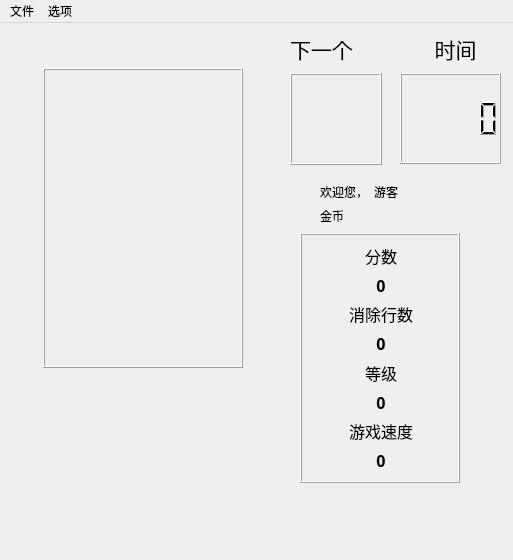
<?xml version="1.0" encoding="UTF-8"?>
<ui version="4.0">
 <class>MainWindow</class>
 <widget class="QMainWindow" name="MainWindow">
  <property name="geometry">
   <rect>
    <x>0</x>
    <y>0</y>
    <width>513</width>
    <height>560</height>
   </rect>
  </property>
  <property name="windowTitle">
   <string>MainWindow</string>
  </property>
  <widget class="QWidget" name="centralwidget">
   <widget class="QFrame" name="glass">
    <property name="geometry">
     <rect>
      <x>43</x>
      <y>45</y>
      <width>200</width>
      <height>300</height>
     </rect>
    </property>
    <property name="sizePolicy">
     <sizepolicy hsizetype="Maximum" vsizetype="Maximum">
      <horstretch>0</horstretch>
      <verstretch>0</verstretch>
     </sizepolicy>
    </property>
    <property name="minimumSize">
     <size>
      <width>200</width>
      <height>300</height>
     </size>
    </property>
    <property name="maximumSize">
     <size>
      <width>100</width>
      <height>300</height>
     </size>
    </property>
    <property name="font">
     <font>
      <family>Tetris</family>
     </font>
    </property>
    <property name="frameShape">
     <enum>QFrame::Box</enum>
    </property>
    <property name="frameShadow">
     <enum>QFrame::Raised</enum>
    </property>
    <widget class="QLabel" name="pause">
     <property name="geometry">
      <rect>
       <x>80</x>
       <y>100</y>
       <width>161</width>
       <height>81</height>
      </rect>
     </property>
     <property name="font">
      <font>
       <family>Tetris</family>
       <pointsize>24</pointsize>
      </font>
     </property>
     <property name="text">
      <string/>
     </property>
    </widget>
   </widget>
   <widget class="QFrame" name="frame">
    <property name="geometry">
     <rect>
      <x>300</x>
      <y>210</y>
      <width>160</width>
      <height>250</height>
     </rect>
    </property>
    <property name="font">
     <font>
      <family>Tetris</family>
      <pointsize>16</pointsize>
     </font>
    </property>
    <property name="frameShape">
     <enum>QFrame::Box</enum>
    </property>
    <property name="frameShadow">
     <enum>QFrame::Raised</enum>
    </property>
    <layout class="QVBoxLayout" name="verticalLayout">
     <property name="spacing">
      <number>5</number>
     </property>
     <property name="leftMargin">
      <number>11</number>
     </property>
     <item>
      <widget class="QLabel" name="ScoreLabel">
       <property name="font">
        <font>
         <family>Tetris</family>
         <pointsize>12</pointsize>
        </font>
       </property>
       <property name="text">
        <string>分数</string>
       </property>
       <property name="alignment">
        <set>Qt::AlignCenter</set>
       </property>
      </widget>
     </item>
     <item>
      <widget class="QLabel" name="Score">
       <property name="font">
        <font>
         <family>Tetris</family>
         <pointsize>12</pointsize>
         <weight>75</weight>
         <bold>true</bold>
        </font>
       </property>
       <property name="text">
        <string>0</string>
       </property>
       <property name="alignment">
        <set>Qt::AlignCenter</set>
       </property>
      </widget>
     </item>
     <item>
      <widget class="QLabel" name="LinesLabel">
       <property name="font">
        <font>
         <family>Tetris</family>
         <pointsize>12</pointsize>
        </font>
       </property>
       <property name="text">
        <string>消除行数</string>
       </property>
       <property name="alignment">
        <set>Qt::AlignCenter</set>
       </property>
      </widget>
     </item>
     <item>
      <widget class="QLabel" name="Lines">
       <property name="font">
        <font>
         <family>Tetris</family>
         <pointsize>12</pointsize>
         <weight>75</weight>
         <bold>true</bold>
        </font>
       </property>
       <property name="text">
        <string>0</string>
       </property>
       <property name="alignment">
        <set>Qt::AlignCenter</set>
       </property>
      </widget>
     </item>
     <item>
      <widget class="QLabel" name="LevelLabel">
       <property name="font">
        <font>
         <family>Tetris</family>
         <pointsize>12</pointsize>
        </font>
       </property>
       <property name="text">
        <string>等级</string>
       </property>
       <property name="alignment">
        <set>Qt::AlignCenter</set>
       </property>
      </widget>
     </item>
     <item>
      <widget class="QLabel" name="Level">
       <property name="font">
        <font>
         <family>Tetris</family>
         <pointsize>12</pointsize>
         <weight>75</weight>
         <bold>true</bold>
        </font>
       </property>
       <property name="text">
        <string>0</string>
       </property>
       <property name="alignment">
        <set>Qt::AlignCenter</set>
       </property>
      </widget>
     </item>
     <item>
      <widget class="QLabel" name="TimerIntervalLabel">
       <property name="font">
        <font>
         <family>Tetris</family>
         <pointsize>12</pointsize>
        </font>
       </property>
       <property name="text">
        <string>游戏速度</string>
       </property>
       <property name="alignment">
        <set>Qt::AlignCenter</set>
       </property>
      </widget>
     </item>
     <item>
      <widget class="QLabel" name="TimerInterval">
       <property name="font">
        <font>
         <family>Tetris</family>
         <pointsize>12</pointsize>
         <weight>75</weight>
         <bold>true</bold>
        </font>
       </property>
       <property name="text">
        <string>0</string>
       </property>
       <property name="alignment">
        <set>Qt::AlignCenter</set>
       </property>
      </widget>
     </item>
    </layout>
   </widget>
   <widget class="QFrame" name="nextShapeGlass">
    <property name="geometry">
     <rect>
      <x>290</x>
      <y>50</y>
      <width>92</width>
      <height>92</height>
     </rect>
    </property>
    <property name="sizePolicy">
     <sizepolicy hsizetype="Maximum" vsizetype="Maximum">
      <horstretch>0</horstretch>
      <verstretch>0</verstretch>
     </sizepolicy>
    </property>
    <property name="minimumSize">
     <size>
      <width>92</width>
      <height>92</height>
     </size>
    </property>
    <property name="maximumSize">
     <size>
      <width>90</width>
      <height>90</height>
     </size>
    </property>
    <property name="font">
     <font>
      <family>Tetris</family>
     </font>
    </property>
    <property name="frameShape">
     <enum>QFrame::Box</enum>
    </property>
    <property name="frameShadow">
     <enum>QFrame::Raised</enum>
    </property>
   </widget>
   <widget class="QLabel" name="nextShape">
    <property name="geometry">
     <rect>
      <x>290</x>
      <y>0</y>
      <width>81</width>
      <height>51</height>
     </rect>
    </property>
    <property name="font">
     <font>
      <family>Tetris</family>
      <pointsize>16</pointsize>
     </font>
    </property>
    <property name="text">
     <string>下一个</string>
    </property>
   </widget>
   <widget class="QLabel" name="TimerShowLabel">
    <property name="geometry">
     <rect>
      <x>410</x>
      <y>10</y>
      <width>91</width>
      <height>32</height>
     </rect>
    </property>
    <property name="font">
     <font>
      <family>Tetris</family>
      <pointsize>16</pointsize>
     </font>
    </property>
    <property name="text">
     <string>时间</string>
    </property>
    <property name="alignment">
     <set>Qt::AlignCenter</set>
    </property>
   </widget>
   <widget class="QLCDNumber" name="TimerShow">
    <property name="geometry">
     <rect>
      <x>400</x>
      <y>50</y>
      <width>101</width>
      <height>91</height>
     </rect>
    </property>
    <property name="font">
     <font>
      <family>Tetris</family>
      <pointsize>16</pointsize>
      <weight>75</weight>
      <bold>true</bold>
     </font>
    </property>
   </widget>
   <widget class="QWidget" name="formLayoutWidget">
    <property name="geometry">
     <rect>
      <x>320</x>
      <y>160</y>
      <width>111</width>
      <height>45</height>
     </rect>
    </property>
    <property name="font">
     <font>
      <family>Tetris</family>
     </font>
    </property>
    <layout class="QFormLayout" name="formLayout">
     <item row="0" column="0">
      <widget class="QLabel" name="label">
       <property name="font">
        <font>
         <family>Tetris</family>
        </font>
       </property>
       <property name="text">
        <string>欢迎您，</string>
       </property>
      </widget>
     </item>
     <item row="0" column="1">
      <widget class="QLabel" name="name">
       <property name="font">
        <font>
         <family>Tetris</family>
        </font>
       </property>
       <property name="text">
        <string>游客</string>
       </property>
      </widget>
     </item>
     <item row="1" column="0">
      <widget class="QLabel" name="label_3">
       <property name="font">
        <font>
         <family>Tetris</family>
        </font>
       </property>
       <property name="text">
        <string>金币</string>
       </property>
      </widget>
     </item>
     <item row="1" column="1">
      <widget class="QLabel" name="coins">
       <property name="font">
        <font>
         <family>Tetris</family>
        </font>
       </property>
       <property name="text">
        <string/>
       </property>
      </widget>
     </item>
    </layout>
   </widget>
   <widget class="QLabel" name="item1">
    <property name="geometry">
     <rect>
      <x>300</x>
      <y>470</y>
      <width>41</width>
      <height>41</height>
     </rect>
    </property>
    <property name="font">
     <font>
      <family>Tetris</family>
     </font>
    </property>
    <property name="text">
     <string/>
    </property>
    <property name="pixmap">
     <pixmap>../build-Cybertetris-Desktop_Qt_5_12_MinGW_64_bit-Debug/resources/items/1.png</pixmap>
    </property>
    <property name="scaledContents">
     <bool>true</bool>
    </property>
   </widget>
   <widget class="QLabel" name="item2">
    <property name="geometry">
     <rect>
      <x>360</x>
      <y>470</y>
      <width>41</width>
      <height>41</height>
     </rect>
    </property>
    <property name="font">
     <font>
      <family>Tetris</family>
     </font>
    </property>
    <property name="text">
     <string/>
    </property>
    <property name="pixmap">
     <pixmap>../build-Cybertetris-Desktop_Qt_5_12_MinGW_64_bit-Debug/resources/items/2.png</pixmap>
    </property>
    <property name="scaledContents">
     <bool>true</bool>
    </property>
   </widget>
   <widget class="QLabel" name="item3">
    <property name="geometry">
     <rect>
      <x>420</x>
      <y>470</y>
      <width>41</width>
      <height>41</height>
     </rect>
    </property>
    <property name="font">
     <font>
      <family>Tetris</family>
     </font>
    </property>
    <property name="text">
     <string/>
    </property>
    <property name="pixmap">
     <pixmap>../build-Cybertetris-Desktop_Qt_5_12_MinGW_64_bit-Debug/resources/items/3.png</pixmap>
    </property>
    <property name="scaledContents">
     <bool>true</bool>
    </property>
   </widget>
  </widget>
  <widget class="QMenuBar" name="menubar">
   <property name="geometry">
    <rect>
     <x>0</x>
     <y>0</y>
     <width>513</width>
     <height>25</height>
    </rect>
   </property>
   <widget class="QMenu" name="menu">
    <property name="title">
     <string>文件</string>
    </property>
    <addaction name="saveGame"/>
    <addaction name="loadGame"/>
   </widget>
   <widget class="QMenu" name="set">
    <property name="title">
     <string>选项</string>
    </property>
    <addaction name="storeMenu"/>
    <addaction name="setting"/>
    <addaction name="backMenu"/>
   </widget>
   <addaction name="menu"/>
   <addaction name="set"/>
  </widget>
  <action name="saveGame">
   <property name="text">
    <string>保存</string>
   </property>
  </action>
  <action name="loadGame">
   <property name="text">
    <string>读取</string>
   </property>
  </action>
  <action name="setting">
   <property name="text">
    <string>游戏设置</string>
   </property>
  </action>
  <action name="backMenu">
   <property name="text">
    <string>返回主菜单</string>
   </property>
  </action>
  <action name="storeMenu">
   <property name="text">
    <string>商城</string>
   </property>
  </action>
 </widget>
 <resources/>
 <connections/>
</ui>
